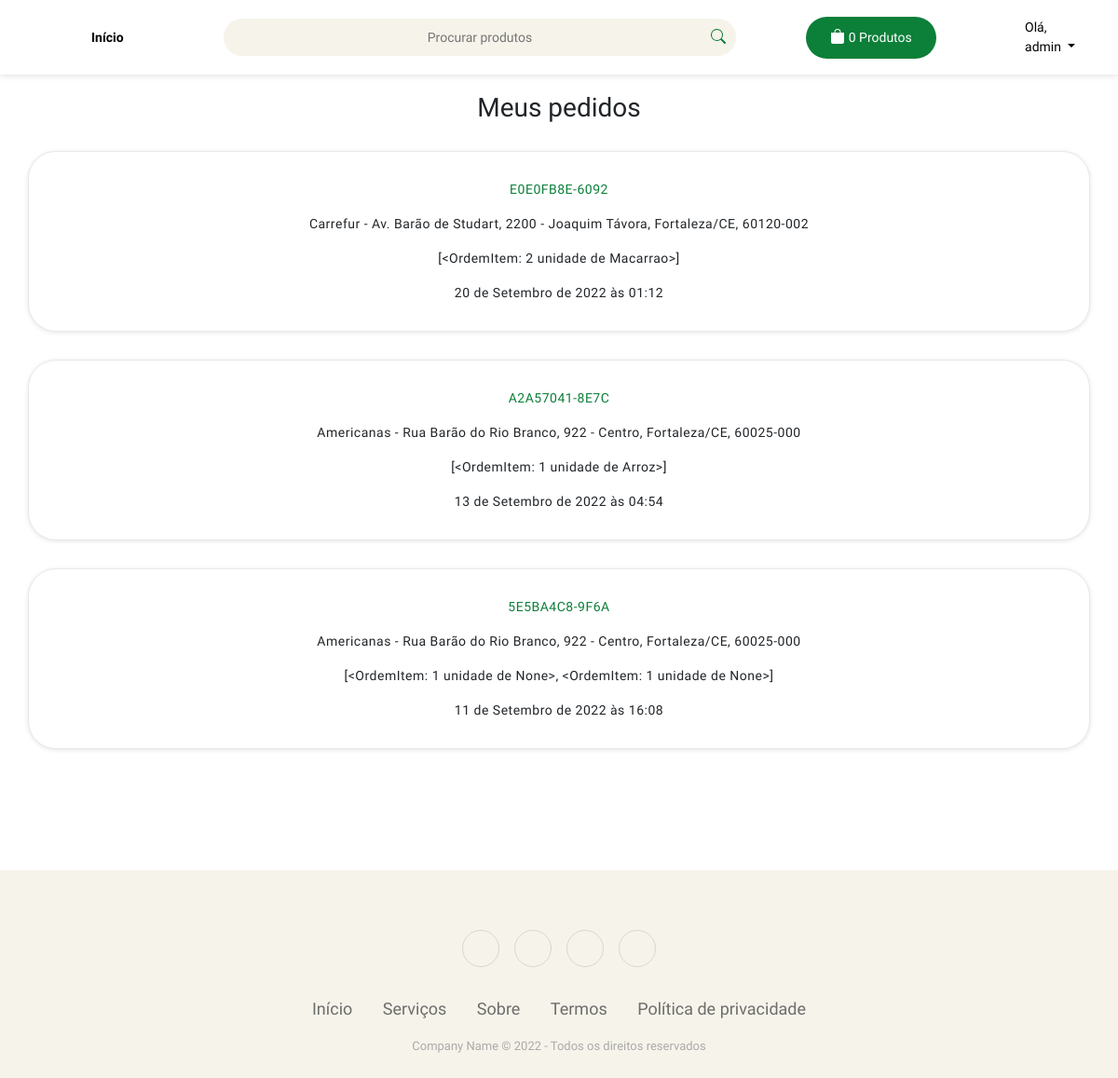
Page /perfil/minhas-compras/ (signed in) on the earlier database version.
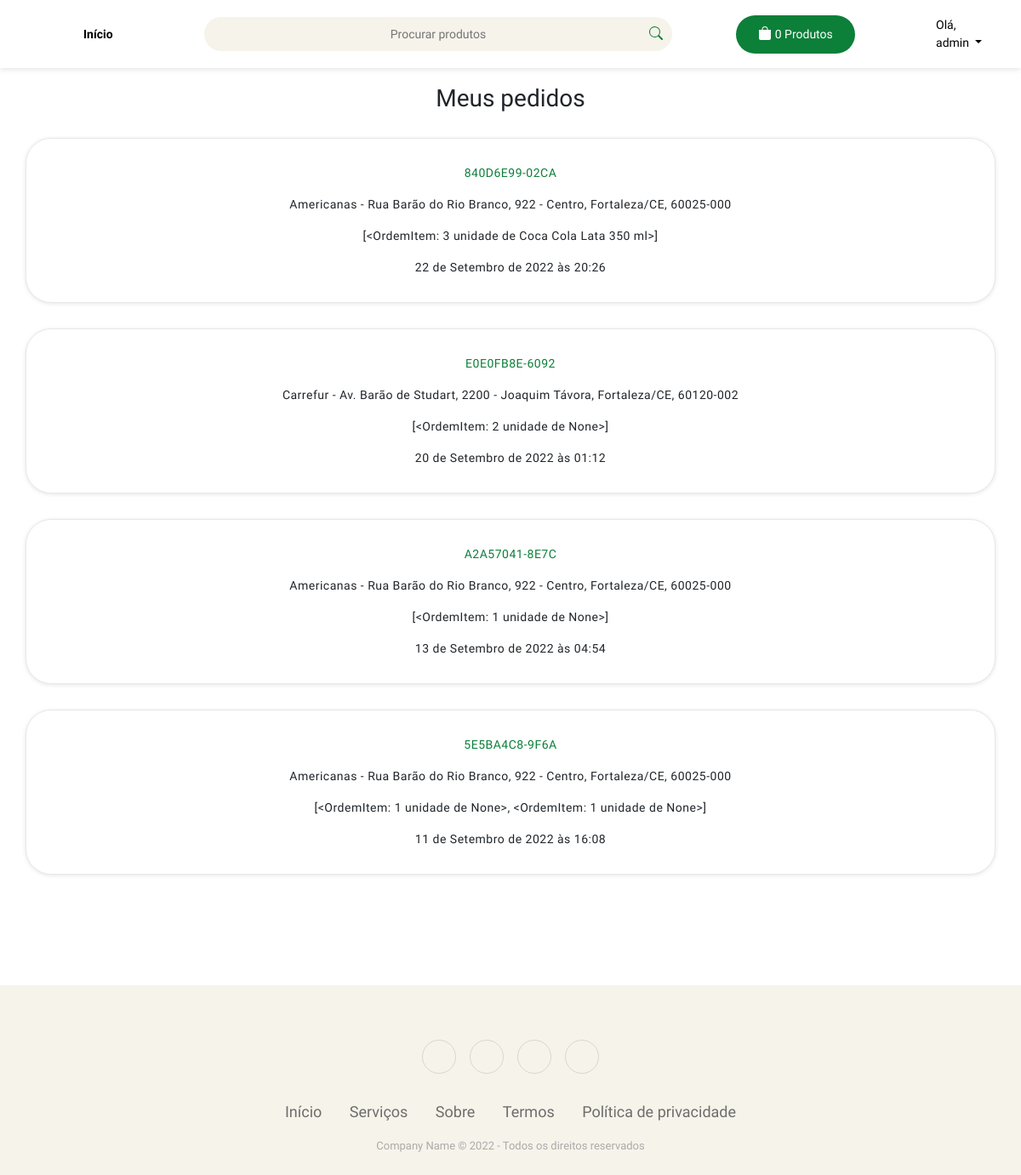
Same page on the later database version.
### produtos/models.py (models this page shows, shortened)
class Ordem(models.Model):
    user = models.ForeignKey(
        CustomUser, on_delete=models.SET_NULL, blank=True, null=True
    )
    order_date = models.DateTimeField(auto_now_add=True, null=True, blank=True)
    ordered = models.BooleanField(default=False, null=True, blank=True)
    number_order = models.CharField(max_length=14, default=random_number, unique=True)
    supermarket = models.ForeignKey(
        Lojista, on_delete=models.SET_NULL, blank=True, null=True
    )
    def produtos(self):
        return list(OrdemItem.objects.filter(order__id=self.id))

class OrdemItem(models.Model):
    product = models.ForeignKey(
        Produto, on_delete=models.SET_NULL, blank=True, null=True
    )
    order = models.ForeignKey(Ordem, on_delete=models.SET_NULL, blank=True, null=True)
    quantity = models.IntegerField(default=0, null=True, blank=True)
    data_add = models.DateTimeField(auto_now_add=True, null=True, blank=True)
    def __str__(self):
        return f"{self.quantity} unidade de {self.product}"

class Produto(models.Model):
    name = models.CharField(max_length=70)
    price = models.FloatField()
    qnt_stock = models.IntegerField()
    sold = models.IntegerField()
    category = models.ForeignKey(Categoria, on_delete=models.CASCADE)
    description = models.TextField(default="", blank=True, null=True)
    slug = models.SlugField(max_length=250, null=True, blank=True)
    image = models.ImageField(upload_to="products/%Y/%m/%d", blank=False, null=False)
    expiration_date = models.DateField(null=True, blank=True)
    supermarket = models.ForeignKey(
        Lojista,
        on_delete=models.SET_NULL,
        blank=True,
        null=True,
    )
    class Meta:
        ordering = ["expiration_date"]
    def __str__(self):
        return self.name

### users/models.py (models this page shows, shortened)
class Lojista(models.Model):
    def upload_photo_to(instance, filename):
        return f"brand/{instance.name}/{filename}"
    supermarket = models.OneToOneField(
        CustomUser, on_delete=models.CASCADE, primary_key=True
    )
    brand = models.ImageField(upload_to=upload_photo_to, blank=True, null=True)
    cep = BRPostalCodeField()
    state = models.CharField(choices=br_states.STATE_CHOICES, max_length=2, null=False)
    city = models.CharField(max_length=128, null=False)
    district = models.CharField(max_length=128, null=True)
    street = models.CharField(max_length=128, null=True)
    def __str__(self):
        return f"{self.supermarket.username} - {self.street} - {self.district}, {self.city}/{self.state}, {self.cep}"

class CustomUser(AbstractUser):
    class Role(models.TextChoices):
        SUPERMARKET = "SUPERMARKET", _("Supermarket")
        CLIENT = "CLIENT", _("Client")
    role = models.CharField(max_length=50, choices=Role.choices)

### users/views.py (the view)
# urls.py: path("minhas-compras/", MinhasCompras.as_view(), name="minhas_compras"),
class MinhasCompras(LoginRequiredMixin, ListView):
    model = Ordem
    context_object_name = "ordens"
    template_name = "users/minhas_compras.html"
    def get_queryset(self):
        qs = super().get_queryset()
        return qs.filter(user=self.request.user).order_by("-order_date")

### produtos/templatetags/carrinho.py (called while the page is built)
@register.filter(name="qnt_total_carrinho")
def qnt_total_carrinho(cart):
    return len(cart)

### templates/users/minhas_compras.html (shortened to what this page needs)
{% extends 'base.html' %}
{% load static %}
{% block content %}
<link rel="stylesheet" href="{% static 'css/carrinho_vazio.css'%}">
<h1>Meus pedidos</h1>
{% for ordem in ordens %}
<div class="container-fluid">
    <div class="row">
      <div class="col-md-12">
        <div class="card">
             <div class="card-body cart">
                  <div class="col-sm-12 empty-cart-cls text-center">
                    <p class="num-pedido">{{ordem.number_order}}</p>
                    <p>{{ordem.supermarket}}</p>
                    <p>{{ordem.produtos}}</p>
                    {{ordem.order_date}}
                  </div>
             </div>
        </div>
      </div>
    </div>
  </div>
  {% endfor %}
{% endblock %}

Differences in the rows shown:
added Ordem: number_order "840D6E99-02CA", supermarket "Americanas - Rua Barão do Rio Branco, 922 - Centro, Fortaleza/CE, 60025-000", produtos "[<OrdemItem: 3 unidade de Coca Cola Lata 350 ml>]", order_date "22 de Setembro de 2022 às 20:26"
changed through a linked row, Ordem "E0E0FB8E-6092": produtos "[<OrdemItem: 2 unidade de Macarrao>]" → "[<OrdemItem: 2 unidade de None>]"
changed through a linked row, Ordem: produtos "[<OrdemItem: 1 unidade de Arroz>]" → "[<OrdemItem: 1 unidade de None>]"
